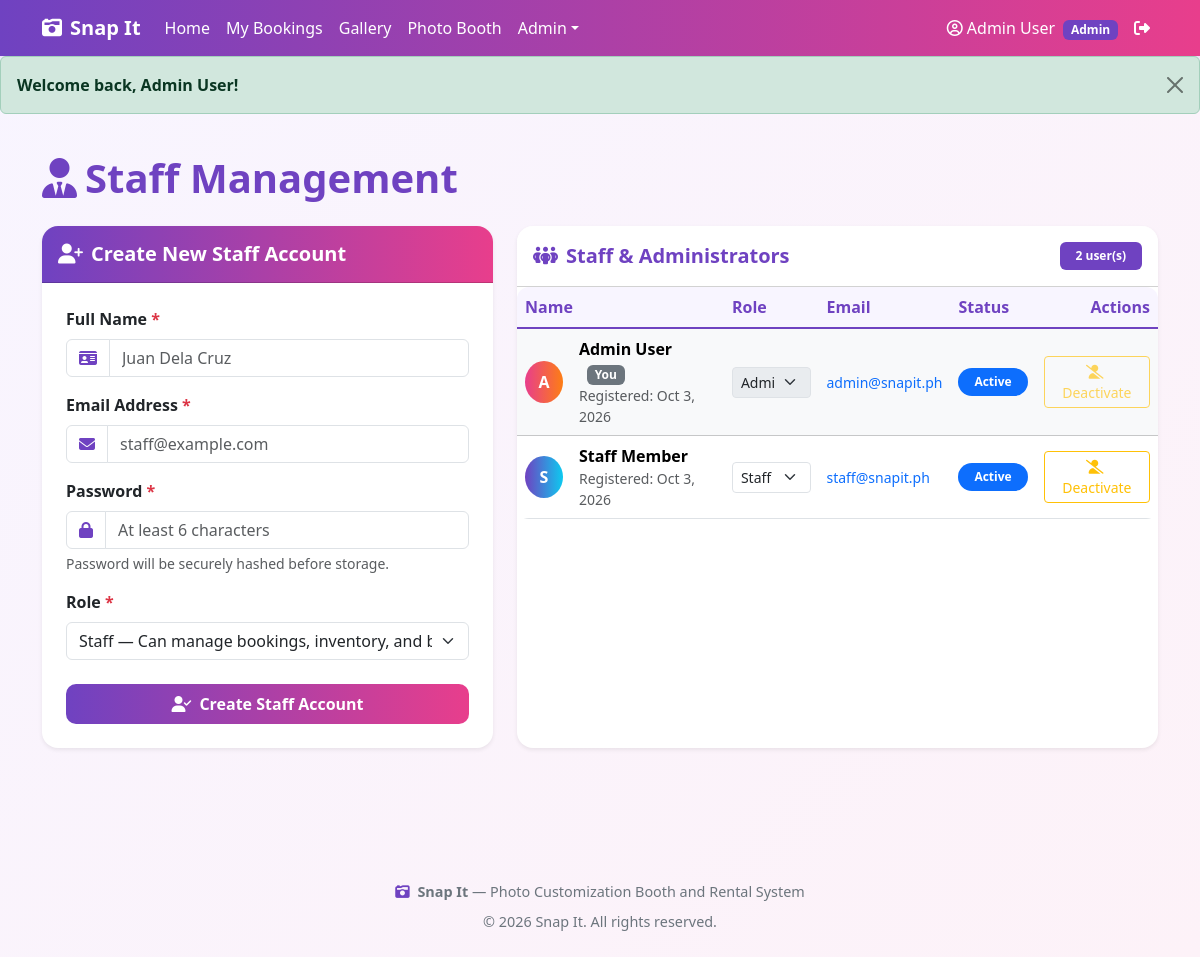
The page /admin/staff.php (signed in) on the database its author committed.
### tables this page shows
CREATE TABLE IF NOT EXISTS users (
    user_id INT PRIMARY KEY AUTO_INCREMENT,
    name VARCHAR(150) NOT NULL,
    email VARCHAR(150) NOT NULL UNIQUE,
    password VARCHAR(255) NOT NULL,
    role ENUM('customer','staff','admin') NOT NULL DEFAULT 'customer',
    status ENUM('active','inactive') NOT NULL DEFAULT 'active',
    created_at DATETIME NOT NULL DEFAULT CURRENT_TIMESTAMP
);

### includes/functions.php (called while the page is built, shortened)
<?php
function e($str) {
    return htmlspecialchars((string)$str, ENT_QUOTES, 'UTF-8');
}
function status_badge_class($status) {
    $map = [
        'pending' => 'bg-warning text-dark',
        'confirmed' => 'bg-info text-dark',
        'paid' => 'bg-success',
        'completed' => 'bg-secondary',
        'cancelled' => 'bg-danger',
        'active' => 'bg-primary',
        'inactive' => 'bg-secondary',
        'printed' => 'bg-success',
        'error' => 'bg-danger',
    ];
    return $map[strtolower($status)] ?? 'bg-secondary';
}
function format_date($dateStr, $withTime = false) {
    $ts = strtotime($dateStr);
    return date('M j, Y', $ts);
}

### admin/staff.php (the view, shortened to what this page needs)
<?php
require_once __DIR__ . '/../includes/functions.php';
require_once __DIR__ . '/../includes/config.php';
$stmt = mysqli_prepare($conn, "
    SELECT user_id, name, email, role, status, created_at
    FROM users
    WHERE role IN ('staff','admin')
    ORDER BY role DESC, created_at ASC
");
mysqli_stmt_execute($stmt);
$staff_list = mysqli_stmt_get_result($stmt);
include __DIR__ . '/../includes/header.php';
include __DIR__ . '/../includes/alert.php';
?>
<section class="container py-4">
    <h1 class="fw-bold mb-4" style="color:#6f42c1">
        <i class="fa-solid fa-user-tie me-2"></i>Staff Management
    </h1>
    <div class="row g-4 mb-4">
        <div class="col-lg-5">
            <div class="card border-0 shadow-sm h-100">
                <div class="card-header py-3" style="background:linear-gradient(90deg,#6f42c1,#e83e8c);color:#fff;border-radius:16px 16px 0 0">
                    <h5 class="fw-bold mb-0">
                        <i class="fa-solid fa-user-plus me-2"></i>Create New Staff Account
                    </h5>
                </div>
                <div class="card-body p-4">
                    <form method="POST">
                        <div class="mb-3">
                            <label class="form-label fw-semibold">Full Name <span class="text-danger">*</span></label>
                            <div class="input-group">
                                <span class="input-group-text bg-white">
                                    <i class="fa-solid fa-id-card" style="color:#6f42c1"></i>
                                </span>
                                <input type="text" name="name" class="form-control"
                                    value="<?= e($_POST['name'] ?? '') ?>" required
                                    placeholder="Juan Dela Cruz">
                            </div>
                        </div>
                        <div class="mb-3">
                            <label class="form-label fw-semibold">Email Address <span class="text-danger">*</span></label>
                            <div class="input-group">
                                <span class="input-group-text bg-white">
                                    <i class="fa-solid fa-envelope" style="color:#6f42c1"></i>
                                </span>
                                <input type="email" name="email" class="form-control"
                                    value="<?= e($_POST['email'] ?? '') ?>" required
                                    placeholder="staff@example.com">
                            </div>
                        </div>
                        <div class="mb-3">
                            <label class="form-label fw-semibold">Password <span class="text-danger">*</span></label>
                            <div class="input-group">
                                <span class="input-group-text bg-white">
                                    <i class="fa-solid fa-lock" style="color:#6f42c1"></i>
                                </span>
                                <input type="password" name="password" class="form-control"
                                    required minlength="6"
                                    placeholder="At least 6 characters">
                            </div>
                            <div class="form-text">Password will be securely hashed before storage.</div>
                        </div>
                        <div class="mb-4">
                            <label class="form-label fw-semibold">Role <span class="text-danger">*</span></label>
                            <select name="role" class="form-select" required>
                                <option value="staff" <?= ($_POST['role'] ?? 'staff') === 'staff' ? 'selected' : '' ?>>
                                    Staff &mdash; Can manage bookings, inventory, and booth sessions
                                </option>
                            </select>
                        </div>
                        <button type="submit" class="btn btn-snapit w-100 py-2">
                            <i class="fa-solid fa-user-check me-2"></i>Create Staff Account
                        </button>
                    </form>
                </div>
            </div>
        </div>
        <div class="col-lg-7">
            <div class="card border-0 shadow-sm h-100">
                <div class="card-header bg-white py-3 d-flex justify-content-between align-items-center">
                    <h5 class="fw-bold mb-0" style="color:#6f42c1">
                        <i class="fa-solid fa-people-group me-2"></i>Staff &amp; Administrators
                    </h5>
                    <span class="badge badge-snapit px-3 py-2">
                        <?= e(mysqli_num_rows($staff_list)) ?> user(s)
                    </span>
                </div>
                <div class="card-body p-0">
                    <div class="table-responsive">
                        <table class="table table-hover mb-0 align-middle">
                            <thead>
                                <tr>
                                    <th>Name</th>
                                    <th>Role</th>
                                    <th>Email</th>
                                    <th>Status</th>
                                    <th class="text-end">Actions</th>
                                </tr>
                            </thead>
                            <tbody>
                                <?php if (mysqli_num_rows($staff_list) > 0): ?>
                                    <?php while ($s = mysqli_fetch_assoc($staff_list)):
                                        $is_self = (int)$s['user_id'] === (int)($_SESSION['user_id'] ?? 0);
                                    ?>
                                        <tr class="<?= $is_self ? 'table-light' : '' ?>">
                                            <td>
                                                <div class="d-flex align-items-center">
                                                    <div class="rounded-circle d-flex align-items-center justify-content-center me-3"
                                                         style="width:42px;height:42px;background:linear-gradient(90deg,<?= $s['role'] === 'admin' ? '#e83e8c,#fd7e14' : '#6f42c1,#0dcaf0' ?>);color:#fff;font-weight:700">
                                                        <?= e(strtoupper(substr($s['name'], 0, 1))) ?>
                                                    </div>
                                                    <div>
                                                        <div class="fw-bold">
                                                            <?= e($s['name']) ?>
                                                            <?php if ($is_self): ?>
                                                                <span class="badge bg-secondary ms-2">You</span>
                                                            <?php endif; ?>
                                                        </div>
                                                        <div class="small text-muted">
                                                            Registered: <?= e(format_date($s['created_at'])) ?>
                                                        </div>
                                                    </div>
                                                </div>
                                            </td>
                                            <td>
                                                <form method="POST" class="d-flex align-items-center gap-2">
                                                    <select name="role" class="form-select form-select-sm"
                                                            onchange="this.form.submit()"
                                                            <?= $is_self ? 'disabled' : '' ?>>
                                                        <option value="staff" <?= $s['role'] === 'staff' ? 'selected' : '' ?>>Staff</option>
                                                        <option value="admin" <?= $s['role'] === 'admin' ? 'selected' : '' ?>>Admin</option>
                                                    </select>
                                                </form>
                                            </td>
                                            <td>
                                                <a href="mailto:<?= e($s['email']) ?>" class="text-decoration-none small">
                                                    <?= e($s['email']) ?>
                                                </a>
                                            </td>
                                            <td>
                                                <span class="badge rounded-pill px-3 py-2 <?= e(status_badge_class($s['status'])) ?>">
                                                    <?= e(ucfirst($s['status'])) ?>
                                                </span>
                                            </td>
                                            <td class="text-end">
                                                <form method="POST" class="d-inline"
                                                      onsubmit="return confirm('Toggle staff status for <?= e($s['name']) ?>?');">
                                                    <button type="submit"
                                                        class="btn btn-sm <?= $s['status'] === 'active' ? 'btn-outline-warning' : 'btn-outline-success' ?>"
                                                        <?= $is_self ? 'disabled title="Cannot change your own status"' : '' ?>>
                                                        <i class="fa-solid <?= $s['status'] === 'active' ? 'fa-user-slash' : 'fa-user-check' ?> me-1"></i>
                                                        <?= $s['status'] === 'active' ? 'Deactivate' : 'Activate' ?>
                                                    </button>
                                                </form>
                                            </td>
                                        </tr>
                                    <?php endwhile; ?>
                                <?php endif; ?>
                            </tbody>
                        </table>
                    </div>
                </div>
            </div>
        </div>
    </div>
</section>
<?php include __DIR__ . '/../includes/footer.php'; ?>

### includes/style/style.css (style rules this page uses)
:root { --snapit-primary: #6f42c1; --snapit-secondary: #e83e8c; --snapit-accent: #fd7e14; --snapit-dark: #1f1b2e; --snapit-light: #f8f5ff; }
body { font-family: 'Segoe UI', Tahoma, Geneva, Verdana, sans-serif; background: linear-gradient(135deg, #f8f5ff 0%, #fdf2f8 100%); min-height: 100vh; }
.btn-snapit { background: linear-gradient(90deg, var(--snapit-primary), var(--snapit-secondary)); color: #fff; border: none; border-radius: 10px; padding: 10px 22px; font-weight: 600; transition: opacity 0.2s ease; }
.badge-snapit { background: var(--snapit-primary); color: #fff; }
.card { border-radius: 16px; border: 1px solid rgba(111, 66, 193, 0.08); }
.card-header { border-radius: 16px 16px 0 0 !important; }
.table { background: #fff; border-radius: 12px; overflow: hidden; }
.table thead th { background: var(--snapit-light); color: var(--snapit-primary); font-weight: 700; border-bottom: 2px solid var(--snapit-primary); }

### rows shown on the page
users: name "A", name "Admin User", shows "You", created_at "Oct 3, 2026", role "Admin", email "admin@snapit.ph", status "Active", shows "Deactivate"
users: name "S", name "Staff Member", created_at "Oct 3, 2026", role "Staff", email "staff@snapit.ph", status "Active", shows "Deactivate"

### other values the page prints
$_SESSION['name'] "Admin User"
$_SESSION['role'] "Admin"
$flash['message'] "Welcome back, Admin User!"
mysqli_num_rows($staff_list) "2"
